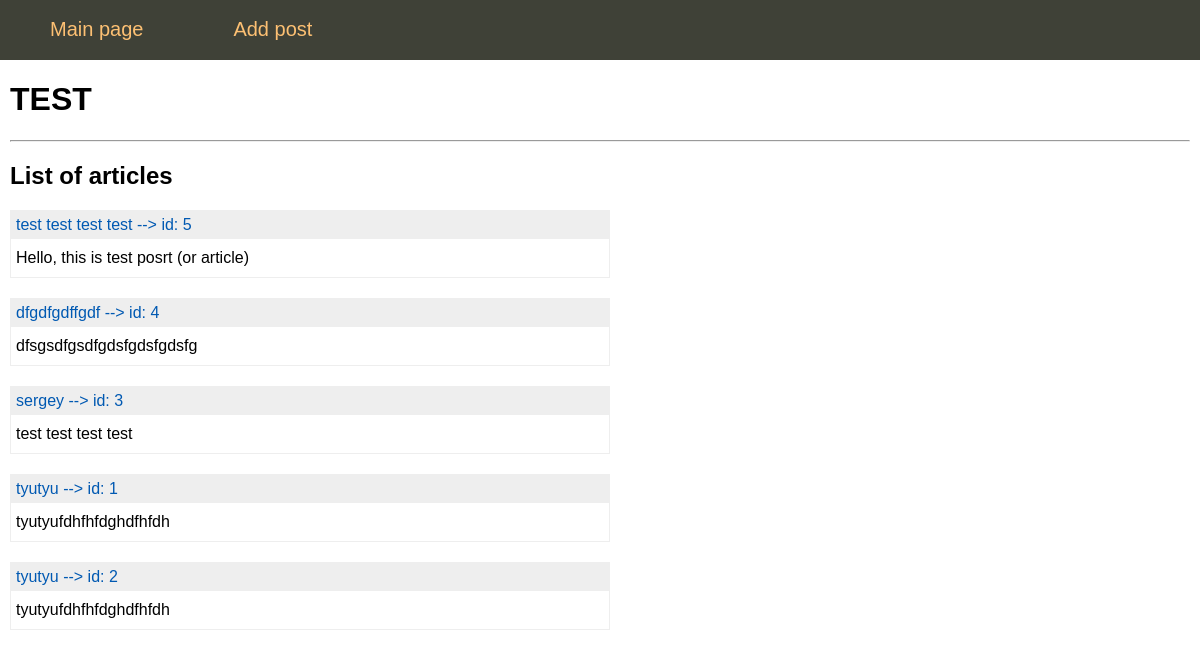
The page / on the database its author committed.
### tables this page shows
CREATE TABLE mainmenu (
id INTEGER PRIMARY KEY AUTOINCREMENT,
title TEXT NOT NULL,
url TEXT NOT NULL
);

CREATE TABLE posts
(
    id    INTEGER PRIMARY KEY AUTOINCREMENT,
    title TEXT NOT NULL,
    text  TEXT NOT NULL,
    time  INTEGER NOT NULL
);

### 01_flsite.py (the view)
@app.route("/")
def index():
    db = get_db()
    dbase = FDataBase(db)
    return render_template('index.html', menu=dbase.getMenu(), posts=dbase.getPostsAnnonce())

### 01_flsite.py (called while the page is built)
def connect_db():
    conn = sqlite3.connect(app.config['DATABASE'])
    conn.row_factory = sqlite3.Row
    return conn

def get_db():  # connect to db on connection request
    if not hasattr(g, 'link_db'):  # check if g has attribute 'link_db', if no ...
        g.link_db = connect_db()  # then we will connect to db and set variable g to has attribute 'link_db'
    return g.link_db

### FDataBase.py (called while the page is built)
    def getMenu(self):
        sql = '''SELECT * FROM mainmenu'''
        try:
            self.__cur.execute(sql)
            res = self.__cur.fetchall()
            if res:
                return res
        except:
            print('Error reading data from DB!')
        return []

    def getPostsAnnonce(self):
        try:
            self.__cur.execute(f'SELECT id, title, text FROM posts ORDER BY time DESC')
            res = self.__cur.fetchall()
            if res: return res
        except sqlite3.Error as e:
            print('Error getting article from DB ' + str(e) )
        return []

### templates/index.html
{%  extends 'base.html' %}
{% block content %}
{{ super() }}
    <h1>TEST</h1>
    <hr>
    <h2>List of articles</h2>
    <ul class="list-post">
        {%  for p in posts %}
            <li>
                <p class="title"><a href="{{ url_for('showPost', id_post=p.id)}}">{{ p.title }} --> id: {{ p.id }}</a></p>
                <p class="annonce">{{ p.text[:50]}}</p>
            </li>
        {%  endfor %}
    </ul>
{% endblock %}

### templates/base.html (shortened to what this page needs)
<!doctype html>
<html lang="en">
<head>
<link type="text/css" href="{{ url_for('static', filename='css/styles.css') }}" rel="stylesheet" />
</head>
<body>
        {%  block content %}
        {%  block mainmenu %}
<ul class="mainmenu">
{% for m in menu %}
    <li><a href='{{ m.url}}' >{{ m.title }}</a></li>
{%  endfor  %}
</ul>
        {% endblock mainmenu -%}
            <div class="content">
        {% endblock  -%}
                 </div>
</body>

### static/css/styles.css (style rules this page uses)
html, body { font-family: 'Arial'; margin: 0; padding: 0; height: 100%; width: 100%; }
a { color: #0059b2; text-decoration: none; }
ul.mainmenu { list-style: none; background: #3f4137; height: 60px; margin: 0; padding: 0; color: #fdc073; font-size: 20px; overflow: hidden; }
ul.mainmenu li { float: left; margin: 18px 40px 0 50px; }
ul.mainmenu li a { color: #fdc073; text-decoration: none; }
div.content { margin: 10px; }
ul.list-post { list-style: none; margin: 0; padding: 0; max-width: 600px; }
ul.list-post li { margin: 20px 0 0 0; border: 1px solid #eee; }
ul.list-post .title { margin: 0; padding: 5px; background: #eee; }
ul.list-post .annonce { margin: 0; padding: 10px 5px 10px 5px; }

### rows shown on the page
mainmenu: title "Main page"
mainmenu: title "Add post"
posts: title "test test test test", id "5", text "Hello, this is test posrt (or article)"
posts: title "dfgdfgdffgdf", id "4", text "dfsgsdfgsdfgdsfgdsfgdsfg"
posts: title "sergey", id "3", text "test test test test"
posts: title "tyutyu", id "1", text "tyutyufdhfhfdghdfhfdh"
posts: title "tyutyu", id "2", text "tyutyufdhfhfdghdfhfdh"
